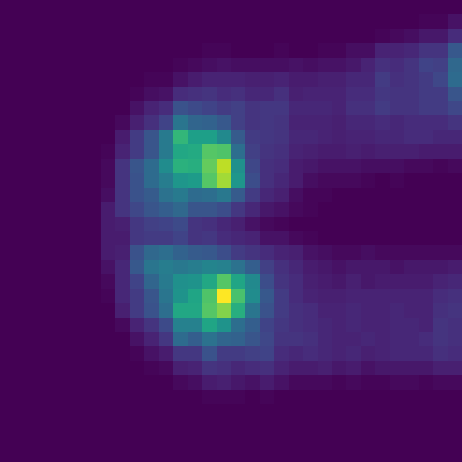
#> input picture images_32x32/pressure_image_132.png, 462 x 462 px; its folder holds only this picture in this run
$ jupyter execute --allow-errors var.ipynb
#> lines starting #> are read from the running program, lines starting #| are printed output that depends on the picture
[cell 1]
import os
import numpy as np
import matplotlib.pyplot as plt
from PIL import Image

# Path to the folder containing 32x32 images
folder_path = 'images_32x32'  # Replace with the actual folder path

# List to store variance values
variances = []

# Load each image from the folder and compute variance
for filename in sorted(os.listdir(folder_path)):
    if filename.endswith(('.png')):  # Ensure valid image formats
        image_path = os.path.join(folder_path, filename)
        image = Image.open(image_path).convert('L')  # Convert to grayscale
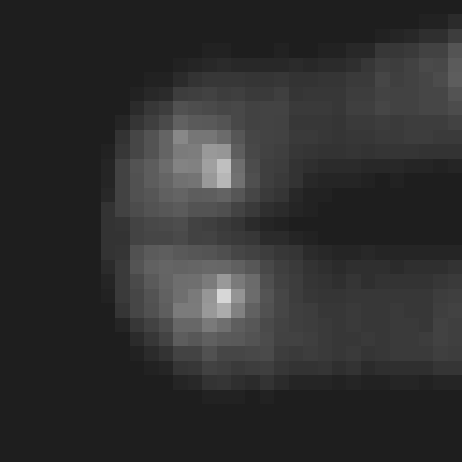
#> image: PIL image 462x462 L; min 30, max 215, mean 47.8
        image_array = np.array(image)  # Convert to NumPy array
        variances.append(np.var(image_array))  # Compute variance

# Plot the variances
plt.figure(figsize=(10, 6))
plt.plot(range(1, len(variances) + 1), variances, marker='o', linestyle='-', markersize=3, alpha=0.7)
plt.title("Variance of 32x32 Images")
plt.xlabel("Sample Number")
plt.ylabel("Variance")
plt.grid(alpha=0.5)
plt.show()
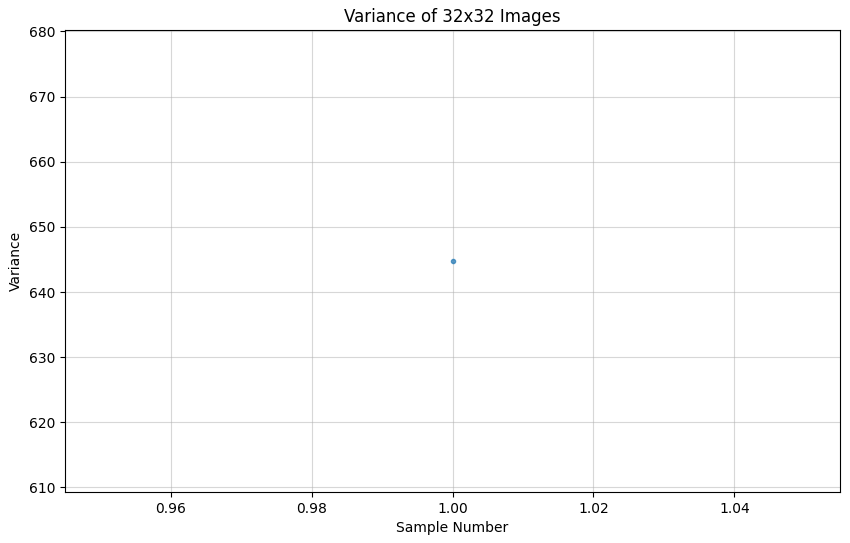
#> figure drawn by matplotlib, 1 panel

[cell 2]
import os
import numpy as np
import matplotlib.pyplot as plt
from PIL import Image

# Directory containing the 32x32 images
input_folder = "images_32x32"

# Initialize a list to store the number of cells with pressure readings
pressure_cell_counts = []

# Get the list of image files in the folder
image_files = sorted([f for f in os.listdir(input_folder) if f.endswith('.png')])

# Loop through each image file
for i, image_file in enumerate(image_files):
    # Load the image and convert it to a numpy array
    image_path = os.path.join(input_folder, image_file)
    image = Image.open(image_path).convert('L')  # Convert to grayscale
    grid_data = np.array(image)

    # Find the base value (corner value in the top-left corner)
    base_value = grid_data[0, 0]
#> base_value = 30

    # Count the number of cells that have a value other than the base value
    non_base_cells = np.sum(grid_data != base_value)
#> non_base_cells = 110020

    # Append the count to the list
    pressure_cell_counts.append(non_base_cells)

# Plot the graph
plt.figure(figsize=(10, 6))
plt.plot(range(1, len(image_files) + 1), pressure_cell_counts, marker='o', linestyle='-', color='#06b')
plt.title("Number of Pressure Reading Cells per Image")
plt.xlabel("Image Number")
plt.ylabel("Number of Cells with Pressure Readings")
plt.grid(True)
plt.show()
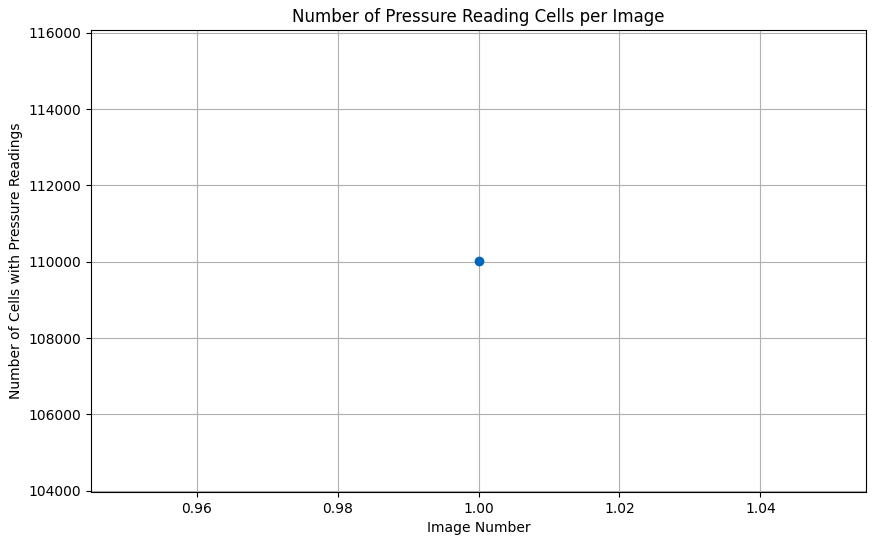
#> figure drawn by matplotlib, 1 panel
